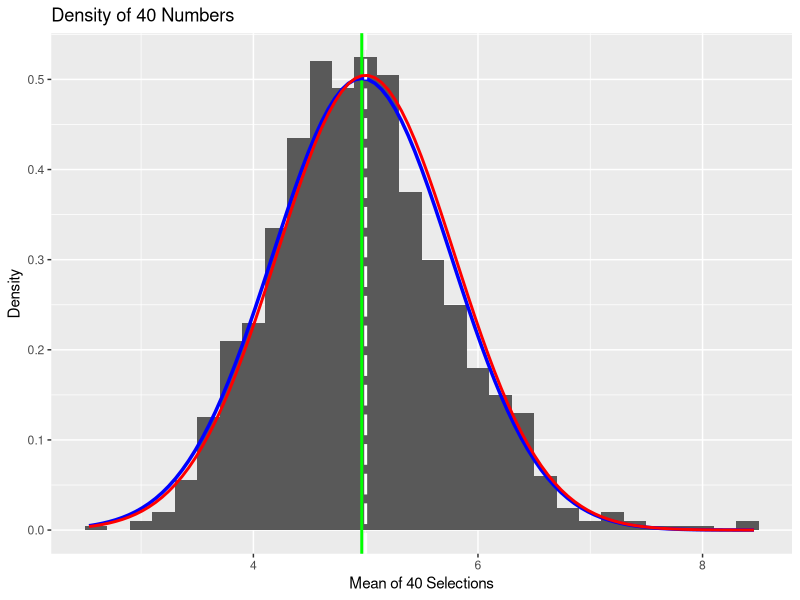

The R source for this figure:
## ---- chunk 1
library(ggplot2)

n <- 40
numsim <- 1000
lamdaT <- 0.2

## ---- chunk 2
meanT <- 1/lamdaT

varT <- (1/lamdaT^2) * (1/n)

sdT <- ((1/lamdaT) * (1/sqrt(n)))
## ---- chunk 3
dataset<-matrix(rexp(n*numsim,rate = lamdaT),numsim)
## ---- chunk 4
RowMeanfordataset <- apply(dataset,FUN = mean,MARGIN = 1)

CalculatedMean <- mean(RowMeanfordataset)
CalculatedVar <- var(RowMeanfordataset)
CalculatedSd <- sd(RowMeanfordataset)
## ---- chunk 5
c(meanT,CalculatedMean)
## ---- chunk 6
c(varT,CalculatedVar)
## ---- chunk 7
c(meanT,CalculatedMean)
## ---- chunk 8
c(sdT,CalculatedSd)
## ---- chunk 9
dfRowMeans<-data.frame(RowMeanfordataset)

hist_cut <- ggplot(dfRowMeans,aes(x = RowMeanfordataset))

hist_cut <- hist_cut + geom_histogram(aes(y = ..density..),binwidth = lamdaT)

hist_cut <- hist_cut + labs(title="Density of 40 Numbers", x="Mean of 40 Selections", y="Density")

hist_cut <- hist_cut + geom_vline(xintercept=CalculatedMean,size=1.0, color="green")

hist_cut <- hist_cut + stat_function(fun=dnorm,args=list(mean=CalculatedMean, sd=CalculatedSd),color = "blue", size = 1.2)

hist_cut <- hist_cut + geom_vline(xintercept=meanT,size=1.0,color="white",linetype = "longdash")

hist_cut <- hist_cut + stat_function(fun=dnorm,args=list(mean=meanT, sd=sqrt(varT)),color = "red", size = 1.0)

hist_cut
